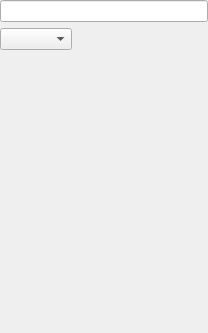
<?xml version="1.0" encoding="UTF-8"?>
<ui version="4.0">
 <class>ContactPage</class>
 <widget class="QWidget" name="ContactPage">
  <property name="geometry">
   <rect>
    <x>0</x>
    <y>0</y>
    <width>208</width>
    <height>333</height>
   </rect>
  </property>
  <property name="windowTitle">
   <string>Form</string>
  </property>
  <layout class="QVBoxLayout" name="verticalLayout" stretch="0,0,1">
   <property name="leftMargin">
    <number>0</number>
   </property>
   <property name="topMargin">
    <number>0</number>
   </property>
   <property name="rightMargin">
    <number>0</number>
   </property>
   <property name="bottomMargin">
    <number>0</number>
   </property>
   <item>
    <widget class="QLineEdit" name="filterLe"/>
   </item>
   <item>
    <layout class="QHBoxLayout" name="horizontalLayout">
     <item>
      <widget class="QComboBox" name="groupCb"/>
     </item>
     <item>
      <spacer name="horizontalSpacer">
       <property name="orientation">
        <enum>Qt::Horizontal</enum>
       </property>
       <property name="sizeHint" stdset="0">
        <size>
         <width>40</width>
         <height>20</height>
        </size>
       </property>
      </spacer>
     </item>
    </layout>
   </item>
   <item>
    <widget class="ContactList" name="contactList" native="true"/>
   </item>
  </layout>
 </widget>
 <customwidgets>
  <customwidget>
   <class>ContactList</class>
   <extends>QWidget</extends>
   <header>contactlist.h</header>
   <container>1</container>
  </customwidget>
 </customwidgets>
 <resources/>
 <connections/>
</ui>
